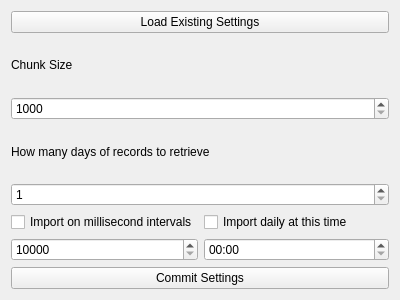
<?xml version="1.0" encoding="UTF-8"?>
<ui version="4.0">
 <class>InvoiceQueryInputWidget</class>
 <widget class="QWidget" name="InvoiceQueryInputWidget">
  <property name="geometry">
   <rect>
    <x>0</x>
    <y>0</y>
    <width>400</width>
    <height>300</height>
   </rect>
  </property>
  <property name="windowTitle">
   <string>Form</string>
  </property>
  <layout class="QGridLayout" name="gridLayout">
   <item row="4" column="0" colspan="2">
    <widget class="QSpinBox" name="daysPrevSpinBox">
     <property name="minimum">
      <number>1</number>
     </property>
     <property name="maximum">
      <number>10000</number>
     </property>
    </widget>
   </item>
   <item row="6" column="0">
    <widget class="QSpinBox" name="importIntervalSpinBox">
     <property name="minimum">
      <number>10000</number>
     </property>
     <property name="maximum">
      <number>2147483647</number>
     </property>
     <property name="singleStep">
      <number>1000</number>
     </property>
    </widget>
   </item>
   <item row="2" column="0" colspan="2">
    <widget class="QSpinBox" name="chunkSizeSpinBox">
     <property name="minimum">
      <number>1000</number>
     </property>
     <property name="maximum">
      <number>2147483647</number>
     </property>
     <property name="singleStep">
      <number>1000</number>
     </property>
    </widget>
   </item>
   <item row="3" column="0" colspan="2">
    <widget class="QLabel" name="daysPrevLabel">
     <property name="text">
      <string>How many days of records to retrieve</string>
     </property>
    </widget>
   </item>
   <item row="1" column="0" colspan="2">
    <widget class="QLabel" name="chunkSizeLabel">
     <property name="text">
      <string>Chunk Size</string>
     </property>
    </widget>
   </item>
   <item row="6" column="1">
    <widget class="QTimeEdit" name="importTimeEdit">
     <property name="displayFormat">
      <string>hh:mm</string>
     </property>
    </widget>
   </item>
   <item row="5" column="0">
    <widget class="QCheckBox" name="importIntervalCheckBox">
     <property name="text">
      <string>Import on millisecond intervals</string>
     </property>
    </widget>
   </item>
   <item row="5" column="1">
    <widget class="QCheckBox" name="importDailyCheckBox">
     <property name="text">
      <string>Import daily at this time</string>
     </property>
    </widget>
   </item>
   <item row="7" column="0" colspan="2">
    <widget class="QPushButton" name="commitSettingsButton">
     <property name="text">
      <string>Commit Settings</string>
     </property>
    </widget>
   </item>
   <item row="0" column="0" colspan="2">
    <widget class="QPushButton" name="loadExistingSettingsButton">
     <property name="text">
      <string>Load Existing Settings</string>
     </property>
    </widget>
   </item>
  </layout>
 </widget>
 <tabstops>
  <tabstop>loadExistingSettingsButton</tabstop>
  <tabstop>chunkSizeSpinBox</tabstop>
  <tabstop>daysPrevSpinBox</tabstop>
  <tabstop>importIntervalCheckBox</tabstop>
  <tabstop>importDailyCheckBox</tabstop>
  <tabstop>importIntervalSpinBox</tabstop>
  <tabstop>importTimeEdit</tabstop>
  <tabstop>commitSettingsButton</tabstop>
 </tabstops>
 <resources/>
 <connections/>
</ui>
